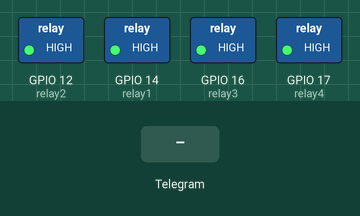
Recording of a sketch running on a simulated ESP32. On the bench: switched loads named in the sketch (green lamp = pin HIGH). The test bench sets the inputs (shaded band). WiFi joins after 1.5 s; servers stay silent unless stated; what the sketch prints to the serial monitor is not drawn.

Above: at 2.7 s.
2.8 s: Telegram message "/tbon1" received
At 4.3 s:
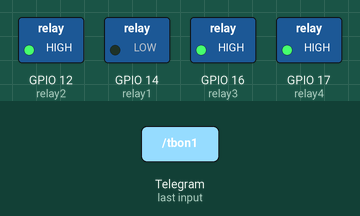
4.6 s: Telegram message "/tbon2" received
At 5.8 s:
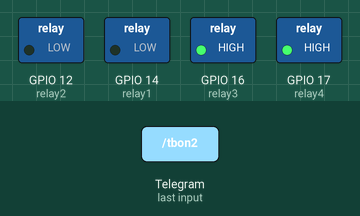
6.5 s: Telegram message "/tboff1" received
At 7.3 s:
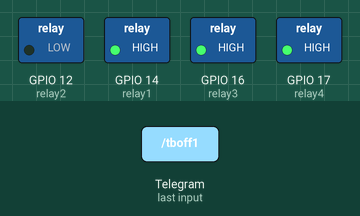
8.4 s: Telegram message "/tbon3" received
At 9.9 s:
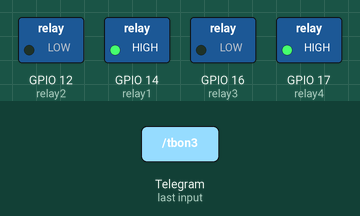
10.3 s: Telegram message "/tboff2" received
At 11.4 s:
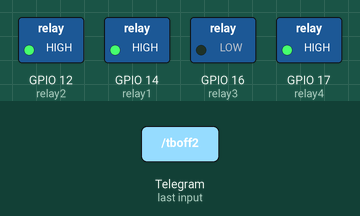
12.2 s: Telegram message "/tbon4" received
At 12.9 s:
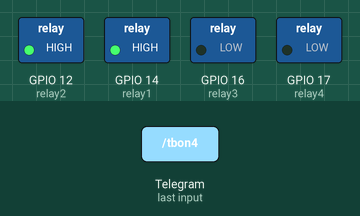
Timing chart, 0 to 15.1 s (numbered marks = the images above; inputs shaded):
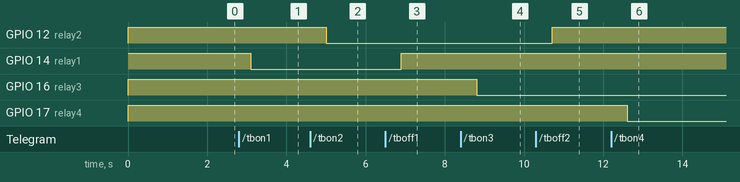

The sketch:

piuuuu.ino
```cpp
#include <WiFi.h>
#include <WiFiClientSecure.h>
#include <UniversalTelegramBot.h>
#include <ArduinoJson.h>

// --- THÔNG TIN CẤU HÌNH ---
const char* ssid = "xxxxxx";
const char* password = "xxxxxxx";
const char* BOTtoken = "xxxxx"; // Dán Token từ BotFather vào đây
const char* CHAT_ID = "xxxxxxx";       // Dán Chat ID từ IDBot vào đây

const int relay1 = 14;
const int relay2 = 12;
const int relay3 = 16;
const int relay4 = 17;

WiFiClientSecure client;
UniversalTelegramBot bot(BOTtoken, client);

void handleNewMessages(int numNewMessages) {
  for (int i = 0; i < numNewMessages; i++) {
    String chat_id = String(bot.messages[i].chat_id);
    if (chat_id != CHAT_ID) {
      bot.sendMessage(chat_id, "Bạn không có quyền điều khiển!", "");
      continue;
    }

    String text = bot.messages[i].text;
    String from_name = bot.messages[i].from_name;

    if (text == "/start") {
      String welcome = "Chào bạn " + from_name + ",\n";
      welcome += "chúc bạn có một ngày tốt lành:\n";
      welcome += "tôi là bot điều khiển thiết bị chỉ với 1 dòng lệnh cơ bản:\n";
      welcome += "Dùng các lệnh sau để điều khiển thiết bị:\n";
      welcome += "/tbon1 : Bật Thiết bị 1\n";
      welcome += "/tboff1: Tắt Thiết bị 1\n";
      welcome += "/tbon2: Bật Thiết bị 2\n";
      welcome += "/tboff2: Tắt Thiết bị 2\n";
      welcome += "/tbon3: Bật Thiết bị 3\n";
      welcome += "/tboff3: Tắt Thiết bị 3\n";
      welcome += "/tbon4: Bật Thiết bị 4\n";
      welcome += "/tboff4: Tắt Thiết bị 4\n";
      welcome += "/status: Kiểm tra trạng thái thiết bị";
      bot.sendMessage(chat_id, welcome, "");
    }

    if (text == "/tbon1") {
      digitalWrite(relay1, LOW);
      bot.sendMessage(chat_id, "Thiết bị 1 đã BẬT", "");
    }
    if (text == "/tboff1") {
      digitalWrite(relay1, HIGH);
      bot.sendMessage(chat_id, "Thiết bị 1 đã TẮT", "");
    }
    if (text == "/tbon2") {
      digitalWrite(relay2, LOW);
      bot.sendMessage(chat_id, "Thiết bị 2 đã BẬT", "");
    }
    if (text == "/tboff2") {
      digitalWrite(relay2, HIGH);
      bot.sendMessage(chat_id, "Thiết bị 2 đã TẮT", "");
    }
    if (text == "/tbon3")  {
      digitalWrite(relay3, LOW);
      bot.sendMessage(chat_id, "Thiết bị 3 đã BẬT", "");
    }
    if (text == "/tboff3")  {
      digitalWrite(relay3, HIGH);
      bot.sendMessage(chat_id, "Thiết bị 3 đã TẮT", "");
    }
    if (text == "/tbon4")  {
      digitalWrite(relay4, LOW);
      bot.sendMessage(chat_id, "Thiết bị 4 đã BẬT", "");
    }
    if (text == "/tboff4")  {
      digitalWrite(relay4, HIGH);
      bot.sendMessage(chat_id, "Thiết bị 4 đã TẮT", "");
    }
    if (text == "/status") {
      String status = "Trạng thái hiện tại:\n";
      status += (digitalRead(relay1) == LOW) ? "Thiết bị 1: Đang BẬT\n" : "Thiết bị 1: Đang TẮT\n";
      status += (digitalRead(relay2) == LOW) ? "Thiết bị 2: Đang BẬT\n" : "Thiết bị 2: Đang TẮT\n";
      status += (digitalRead(relay3) == LOW) ? "Thiết bị 3: Đang BẬT\n" : "Thiết bị 3: Đang TẮT\n";
      status += (digitalRead(relay4) == LOW) ? "Thiết bị 4: Đang BẬT" : "Thiết bị 4: Đang TẮT";
      bot.sendMessage(chat_id, status, "");
    }
  }
}

void setup() {
  Serial.begin(115200);
  pinMode(relay1, OUTPUT);
  pinMode(relay2, OUTPUT);
  pinMode(relay3, OUTPUT);
  pinMode(relay4, OUTPUT);
  digitalWrite(relay1, HIGH); // Mặc định tắt
  digitalWrite(relay2, HIGH);
  digitalWrite(relay3, HIGH);
  digitalWrite(relay4, HIGH);

  WiFi.begin(ssid, password);
  client.setInsecure(); // Cần thiết cho ESP32 kết nối Telegram mà không cần chứng chỉ phức tạp

  while (WiFi.status() != WL_CONNECTED) {
    delay(500);
    Serial.print(".");
  }
  Serial.println("\nWiFi connected");
}

void loop() {
  static unsigned long lastTimeBotRan;
  if (millis() > lastTimeBotRan + 1000) { // Kiểm tra tin nhắn mới mỗi 1 giây
    int numNewMessages = bot.getUpdates(bot.last_message_received + 1);
    while(numNewMessages) {
      handleNewMessages(numNewMessages);
      numNewMessages = bot.getUpdates(bot.last_message_received + 1);
    }
    lastTimeBotRan = millis();
  }
}
```

Measured:
- after the input at 2.8 s, GPIO 14 (relay1): HIGH → LOW after 0.30 s
- after the input at 4.6 s, GPIO 12 (relay2): HIGH → LOW after 0.40 s
- after the input at 6.5 s, GPIO 14 (relay1): LOW → HIGH after 0.41 s
- after the input at 8.4 s, GPIO 16 (relay3): HIGH → LOW after 0.41 s
- after the input at 10.3 s, GPIO 12 (relay2): LOW → HIGH after 0.41 s
- after the input at 12.2 s, GPIO 17 (relay4): HIGH → LOW after 0.41 s
